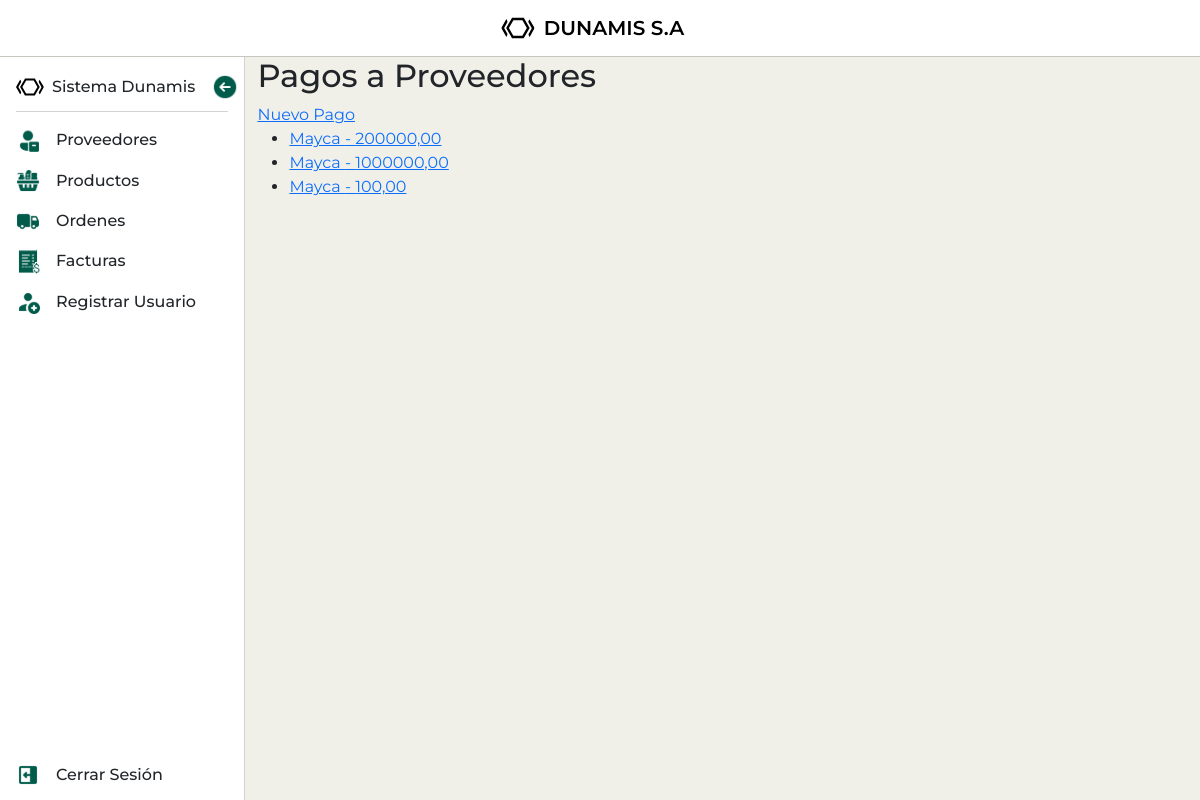
The app's page /proveedores/pagos/ (signed in), older data.
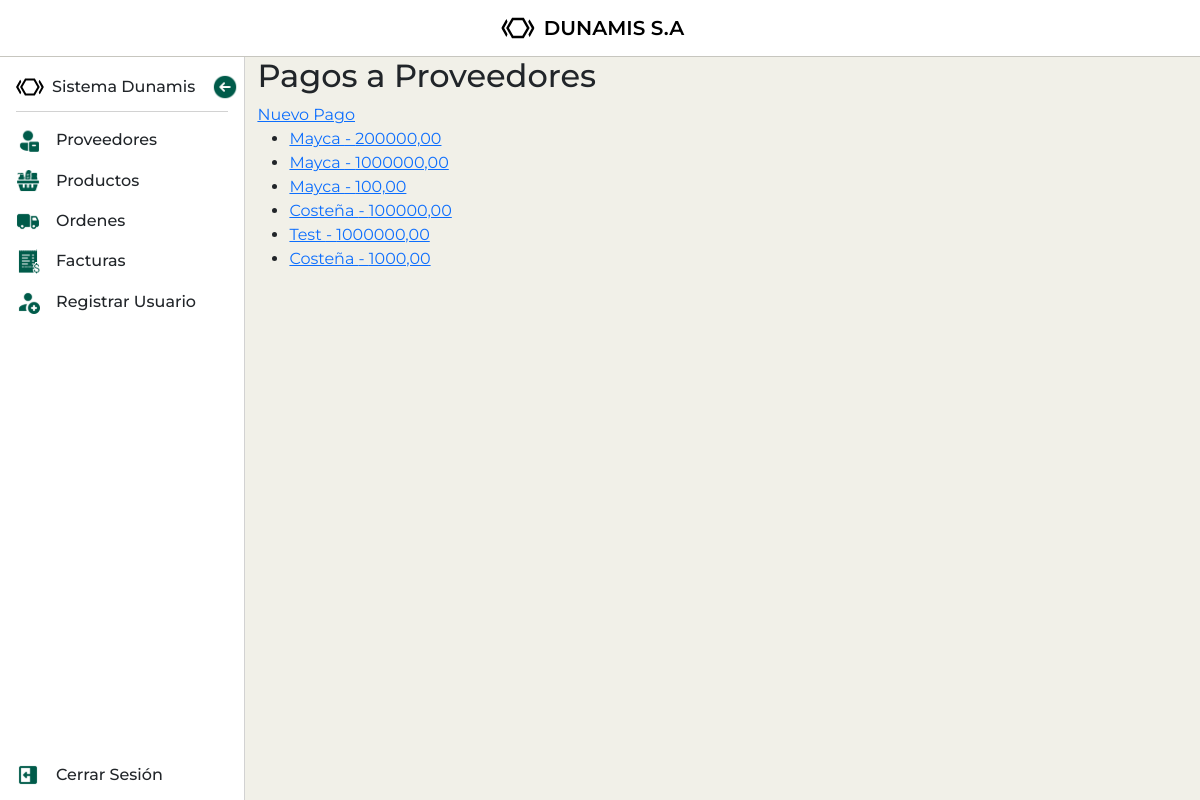
The same page, newer data.
### mod_ventas/sub_mod_proveedores/models.py (models this page shows, shortened)
class PagoProveedor(models.Model):
    proveedor = models.ForeignKey(Proveedor, on_delete=models.CASCADE, related_name='pagos')
    fecha_pago = models.DateField(auto_now_add=True)
    cantidad = models.DecimalField(max_digits=10, decimal_places=2, validators=[MinValueValidator(0)])
    descripcion = models.TextField(blank=True, null=True)

class Proveedor(models.Model):
    nombre = models.CharField(max_length=150)
    correo = models.EmailField(default='')
    numero_telefonico = models.IntegerField(default=0)
    tiempo_despacho_aprox = models.IntegerField(validators=[MinValueValidator(1)], default=0)
    saldo_adeudado = models.DecimalField(max_digits=10, decimal_places=2, default=0.00, validators=[MinValueValidator(0)])
    activo = models.BooleanField(default=True)
    slug = models.SlugField(default='', null=False)

### mod_ventas/sub_mod_proveedores/views.py (the view)
# urls.py: path('pagos/', PagoProveedorListView.as_view(), name='pago_list'),
class PagoProveedorListView(LoginRequiredMixin, ListView):
    model = PagoProveedor
    template_name = 'sub_mod_proveedores/pago_list.html'
    context_object_name = 'pagos'

### mod_ventas/sub_mod_proveedores/templates/sub_mod_proveedores/pago_list.html
{% extends "base.html" %}
{% block content %}
    <h2>Pagos a Proveedores</h2>
    <a href="{% url 'pago_nuevo' %}">Nuevo Pago</a>
    <ul>
    {% for pago in pagos %}
        <li><a href="{% url 'pago_detalle' pago.id %}">{{ pago.proveedor.nombre }} - {{ pago.cantidad }}</a></li>
    {% endfor %}
    </ul>
{% endblock %}

Row changes from the older to the newer data that the page shows:
added PagoProveedor: proveedor.nombre "Costeña", cantidad "100000,00"
added PagoProveedor: proveedor.nombre "Test", cantidad "1000000,00"
added PagoProveedor: proveedor.nombre "Costeña", cantidad "1000,00"
